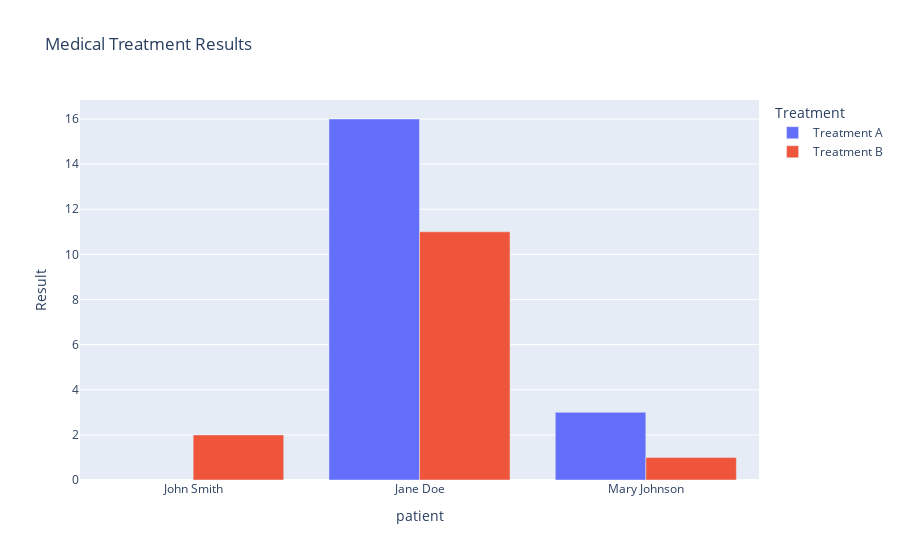

Notebook cell for this chart:
### Code cell
# Once it is in tidy format, plotly express allows you to build complex interactive plots with a one-liner:
px.bar(
    data_frame=tidy,
    x='patient',
    y='Result',
    color='Treatment',
    barmode='group',
    title='Medical Treatment Results',
)

### Figure 1 — Plotly figure (JSON) as saved in the notebook; plotly's stock layout.template omitted (floating-point values rounded to 4 significant figures)
{"data": [{"alignmentgroup": "True", "hovertemplate": "Treatment=Treatment A<br>patient=%{x}<br>Result=%{y}<extra></extra>", "legendgroup": "Treatment A", "marker": {"color": "#636efa", "pattern": {"shape": ""}}, "name": "Treatment A", "offsetgroup": "Treatment A", "orientation": "v", "showlegend": true, "textposition": "auto", "type": "bar", "x": ["John Smith", "Jane Doe", "Mary Johnson"], "xaxis": "x", "y": [null, 16, 3], "yaxis": "y"}, {"alignmentgroup": "True", "hovertemplate": "Treatment=Treatment B<br>patient=%{x}<br>Result=%{y}<extra></extra>", "legendgroup": "Treatment B", "marker": {"color": "#EF553B", "pattern": {"shape": ""}}, "name": "Treatment B", "offsetgroup": "Treatment B", "orientation": "v", "showlegend": true, "textposition": "auto", "type": "bar", "x": ["John Smith", "Jane Doe", "Mary Johnson"], "xaxis": "x", "y": [2, 11, 1], "yaxis": "y"}], "layout": {"autosize": true, "barmode": "group", "legend": {"title": {"text": "Treatment"}, "tracegroupgap": 0}, "title": {"text": "Medical Treatment Results"}, "xaxis": {"anchor": "y", "autorange": true, "domain": [0, 1], "range": [-0.5, 2.5], "title": {"text": "patient"}, "type": "category"}, "yaxis": {"anchor": "x", "autorange": true, "domain": [0, 1], "range": [0, 16.84], "title": {"text": "Result"}, "type": "linear"}}}
